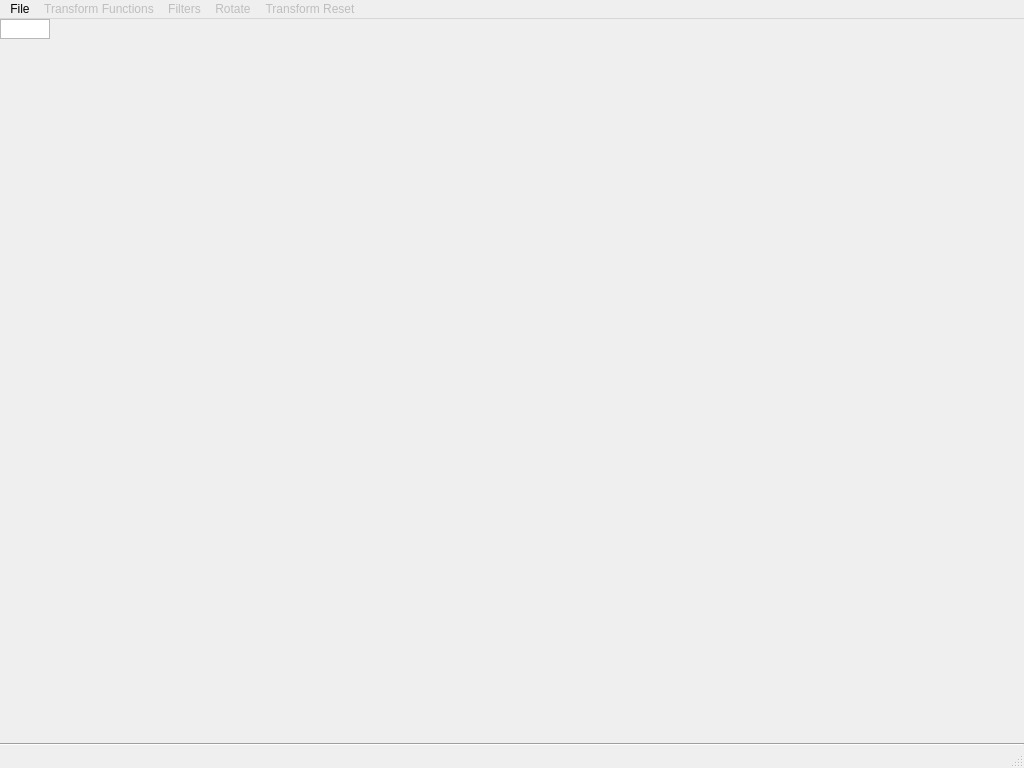
<?xml version="1.0" encoding="UTF-8"?>
<ui version="4.0">
 <class>MainWindow</class>
 <widget class="QMainWindow" name="MainWindow">
  <property name="geometry">
   <rect>
    <x>0</x>
    <y>0</y>
    <width>1024</width>
    <height>768</height>
   </rect>
  </property>
  <property name="sizePolicy">
   <sizepolicy hsizetype="Maximum" vsizetype="Maximum">
    <horstretch>0</horstretch>
    <verstretch>0</verstretch>
   </sizepolicy>
  </property>
  <property name="windowTitle">
   <string>MainWindow</string>
  </property>
  <widget class="QWidget" name="centralwidget">
   <layout class="QGridLayout" name="gridLayout">
    <property name="leftMargin">
     <number>0</number>
    </property>
    <property name="topMargin">
     <number>0</number>
    </property>
    <property name="rightMargin">
     <number>0</number>
    </property>
    <property name="bottomMargin">
     <number>0</number>
    </property>
    <item row="1" column="0">
     <widget class="QLabel" name="imageLabel">
      <property name="enabled">
       <bool>true</bool>
      </property>
      <property name="sizePolicy">
       <sizepolicy hsizetype="Expanding" vsizetype="Expanding">
        <horstretch>0</horstretch>
        <verstretch>0</verstretch>
       </sizepolicy>
      </property>
      <property name="text">
       <string/>
      </property>
      <property name="alignment">
       <set>Qt::AlignCenter</set>
      </property>
     </widget>
    </item>
    <item row="3" column="0">
     <widget class="Line" name="line">
      <property name="orientation">
       <enum>Qt::Horizontal</enum>
      </property>
     </widget>
    </item>
    <item row="0" column="0">
     <widget class="QTextBrowser" name="textBrowser">
      <property name="maximumSize">
       <size>
        <width>50</width>
        <height>20</height>
       </size>
      </property>
      <property name="verticalScrollBarPolicy">
       <enum>Qt::ScrollBarAlwaysOff</enum>
      </property>
      <property name="horizontalScrollBarPolicy">
       <enum>Qt::ScrollBarAlwaysOff</enum>
      </property>
      <property name="tabChangesFocus">
       <bool>true</bool>
      </property>
     </widget>
    </item>
   </layout>
  </widget>
  <widget class="QMenuBar" name="menubar">
   <property name="geometry">
    <rect>
     <x>0</x>
     <y>0</y>
     <width>1024</width>
     <height>21</height>
    </rect>
   </property>
   <widget class="QMenu" name="menuFile">
    <property name="title">
     <string>File</string>
    </property>
    <addaction name="actionOpen_file"/>
    <addaction name="actionSave"/>
    <addaction name="actionExit"/>
   </widget>
   <widget class="QMenu" name="menuTransform_Functions">
    <property name="enabled">
     <bool>false</bool>
    </property>
    <property name="title">
     <string>Transform Functions</string>
    </property>
    <addaction name="actionRGtoHSV"/>
    <addaction name="actionHSVtoRGB"/>
    <addaction name="actionRGBtoYUV"/>
    <addaction name="actionYUVtoRGB"/>
    <addaction name="actionRGBtoYCbCr"/>
    <addaction name="actionYCbCrtoRGB"/>
    <addaction name="actionRGBtoBGR"/>
    <addaction name="actionBGRtoRGB"/>
    <addaction name="actionRGBtoXYZ"/>
    <addaction name="actionXYZtoRGB"/>
    <addaction name="actionRGBtoYCC"/>
    <addaction name="actionYCCtoRGB"/>
    <addaction name="actionRGBtoHLS"/>
    <addaction name="actionHLStoRGB"/>
    <addaction name="actionRGBtoGray"/>
   </widget>
   <widget class="QMenu" name="menuTransform_Reset">
    <property name="enabled">
     <bool>false</bool>
    </property>
    <property name="title">
     <string>Transform Reset</string>
    </property>
    <addaction name="actionReset"/>
   </widget>
   <widget class="QMenu" name="menuFilters">
    <property name="enabled">
     <bool>false</bool>
    </property>
    <property name="title">
     <string>Filters</string>
    </property>
    <addaction name="actionMedian_Filter"/>
    <addaction name="actionMedian_Filter_5x5"/>
   </widget>
   <widget class="QMenu" name="menuRotate">
    <property name="enabled">
     <bool>false</bool>
    </property>
    <property name="title">
     <string>Rotate</string>
    </property>
    <addaction name="actionRight"/>
    <addaction name="actionLeft"/>
    <addaction name="action180"/>
    <addaction name="actionRotate_on"/>
   </widget>
   <addaction name="menuFile"/>
   <addaction name="menuTransform_Functions"/>
   <addaction name="menuFilters"/>
   <addaction name="menuRotate"/>
   <addaction name="menuTransform_Reset"/>
  </widget>
  <widget class="QStatusBar" name="statusbar"/>
  <action name="actionOpen_file">
   <property name="text">
    <string>Open file</string>
   </property>
  </action>
  <action name="actionExit">
   <property name="text">
    <string>Exit</string>
   </property>
  </action>
  <action name="actionRGtoHSV">
   <property name="enabled">
    <bool>true</bool>
   </property>
   <property name="text">
    <string>RGBtoHSV</string>
   </property>
  </action>
  <action name="actionHSVtoRGB">
   <property name="text">
    <string>HSVtoRGB</string>
   </property>
  </action>
  <action name="actionRGBtoYUV">
   <property name="text">
    <string>RGBtoYUV</string>
   </property>
  </action>
  <action name="actionYUVtoRGB">
   <property name="text">
    <string>YUVtoRGB</string>
   </property>
  </action>
  <action name="actionRGBtoYCbCr">
   <property name="text">
    <string>RGBtoYCbCr</string>
   </property>
  </action>
  <action name="actionYCbCrtoRGB">
   <property name="text">
    <string>YCbCrtoRGB</string>
   </property>
  </action>
  <action name="actionRGBtoBGR">
   <property name="text">
    <string>RGBtoBGR </string>
   </property>
  </action>
  <action name="actionBGRtoRGB">
   <property name="text">
    <string>BGRtoRGB</string>
   </property>
  </action>
  <action name="actionRGBtoXYZ">
   <property name="text">
    <string>RGBtoXYZ</string>
   </property>
  </action>
  <action name="actionXYZtoRGB">
   <property name="text">
    <string>XYZtoRGB </string>
   </property>
  </action>
  <action name="actionRGBtoYCC">
   <property name="text">
    <string>RGBtoYCC</string>
   </property>
  </action>
  <action name="actionYCCtoRGB">
   <property name="text">
    <string>YCCtoRGB</string>
   </property>
  </action>
  <action name="actionRGBtoHLS">
   <property name="text">
    <string>RGBtoHLS</string>
   </property>
  </action>
  <action name="actionHLStoRGB">
   <property name="text">
    <string>HLStoRGB</string>
   </property>
  </action>
  <action name="actionRGBtoGray">
   <property name="text">
    <string>RGBtoGray</string>
   </property>
  </action>
  <action name="actionSave">
   <property name="enabled">
    <bool>false</bool>
   </property>
   <property name="text">
    <string>Save</string>
   </property>
  </action>
  <action name="actionReset">
   <property name="enabled">
    <bool>true</bool>
   </property>
   <property name="text">
    <string>Reset</string>
   </property>
  </action>
  <action name="actionMedian_Filter">
   <property name="text">
    <string>Median Filter 5x1</string>
   </property>
  </action>
  <action name="actionRight">
   <property name="text">
    <string>Right</string>
   </property>
  </action>
  <action name="actionLeft">
   <property name="text">
    <string>Left</string>
   </property>
  </action>
  <action name="action180">
   <property name="text">
    <string>180</string>
   </property>
  </action>
  <action name="actionMedian_Filter_5x5">
   <property name="text">
    <string>Median Filter 5x5</string>
   </property>
  </action>
  <action name="actionRotate_on">
   <property name="text">
    <string>Rotate on ...</string>
   </property>
  </action>
 </widget>
 <resources/>
 <connections/>
</ui>
